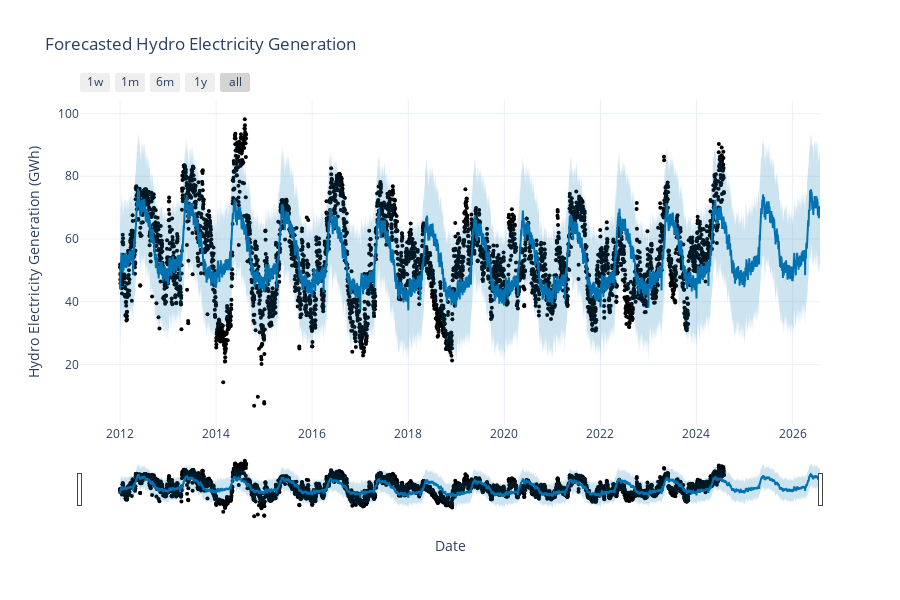

The notebook cell this image was saved under:
### Code cell
import pandas as pd
from prophet import Prophet
from prophet.plot import plot_plotly
import plotly.graph_objs as go

# Load your data (adjust the path and data columns)
# Prepare data for Prophet
df_prophet = pd.DataFrame({
    'ds': df.index, 
    'y': df['Hydro (GWh)']
})

# Initialize the Prophet model
m = Prophet(
    seasonality_mode='additive',
    changepoint_prior_scale = 0.01,
    holidays_prior_scale=1, 
    seasonality_prior_scale=1, 
    yearly_seasonality=20,
    weekly_seasonality=True,  
    daily_seasonality=False,
    scaling="absmax", 
    interval_width=0.9,   
)

# Add holidays for Germany to the data 
m.add_country_holidays(country_name='DE')

# Fit the model
m.fit(df_prophet)

# Make future predictions for the next 2 years (730 days)
future = m.make_future_dataframe(periods=730)
forecast = m.predict(future)

# Use Plotly for visualization 
fig = plot_plotly(m, forecast)

# Add additional layout elements if necessary
fig.update_layout(
    title="Forecasted Hydro Electricity Generation",
    xaxis_title="Date",
    yaxis_title="Hydro Electricity Generation (GWh)",
    legend=dict(
        x=1, y=1,
        xanchor="right",
        yanchor="top"
    ),
    template="plotly_white"
)

# Show the Plotly plot
fig.show()

### Figure 1 — Plotly figure (JSON) as saved in the notebook; plotly's stock layout.template omitted (floating-point values rounded to 4 significant figures; data arrays with more than 128 entries replaced by an {"elided": "..."} marker saying what was removed)
{"data": [{"marker": {"color": "black", "size": 4}, "mode": "markers", "name": "Actual", "type": "scatter", "x": {"elided": "4593 str values"}, "y": {"elided": "4593 float values"}}, {"hoverinfo": "skip", "line": {"width": 0}, "mode": "lines", "type": "scatter", "x": {"elided": "5323 str values"}, "y": {"elided": "5323 float values"}}, {"fill": "tonexty", "fillcolor": "rgba(0, 114, 178, 0.2)", "line": {"color": "#0072B2", "width": 2}, "mode": "lines", "name": "Predicted", "type": "scatter", "x": {"elided": "5323 str values"}, "y": {"elided": "5323 float values"}}, {"fill": "tonexty", "fillcolor": "rgba(0, 114, 178, 0.2)", "hoverinfo": "skip", "line": {"width": 0}, "mode": "lines", "type": "scatter", "x": {"elided": "5323 str values"}, "y": {"elided": "5323 float values"}}], "layout": {"height": 600, "legend": {"x": 1, "xanchor": "right", "y": 1, "yanchor": "top"}, "showlegend": false, "title": {"text": "Forecasted Hydro Electricity Generation"}, "width": 900, "xaxis": {"rangeselector": {"buttons": [{"count": 7, "label": "1w", "step": "day", "stepmode": "backward"}, {"count": 1, "label": "1m", "step": "month", "stepmode": "backward"}, {"count": 6, "label": "6m", "step": "month", "stepmode": "backward"}, {"count": 1, "label": "1y", "step": "year", "stepmode": "backward"}, {"step": "all"}]}, "rangeslider": {"visible": true}, "title": {"text": "Date"}, "type": "date"}, "yaxis": {"title": {"text": "Hydro Electricity Generation (GWh)"}}}}
